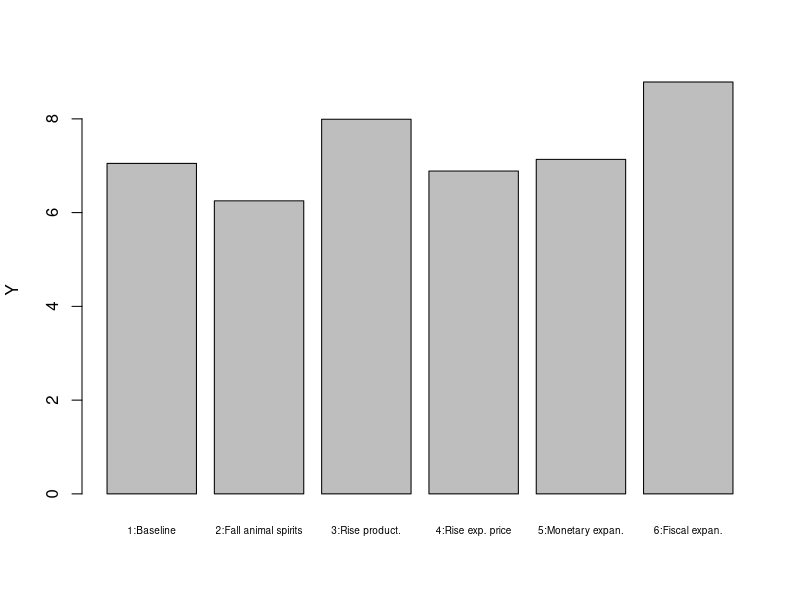
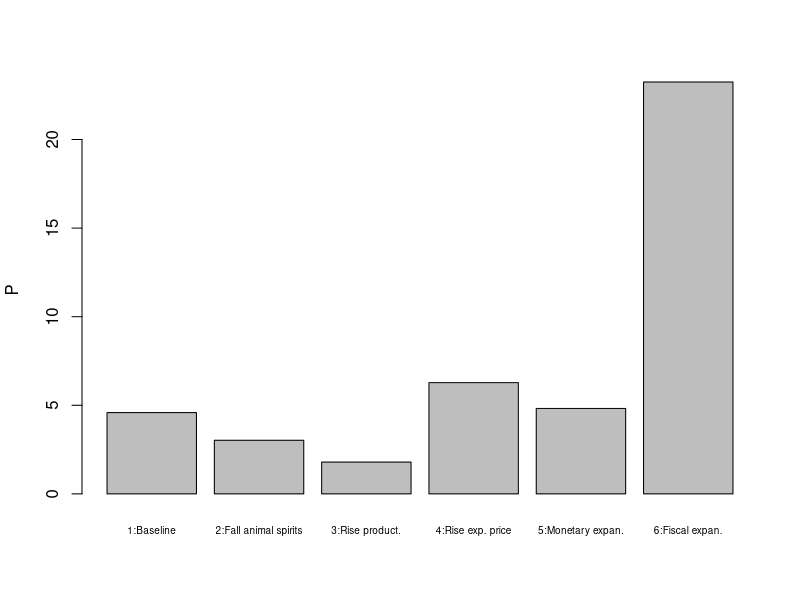
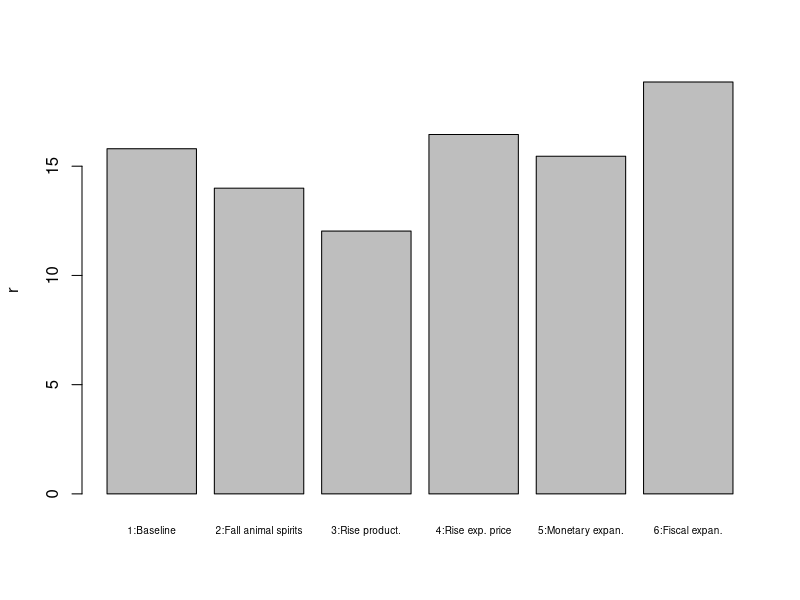
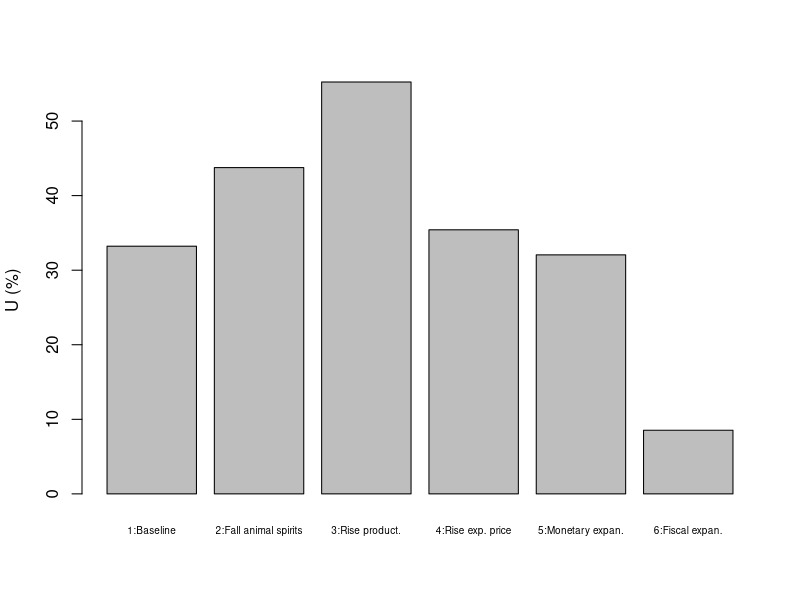
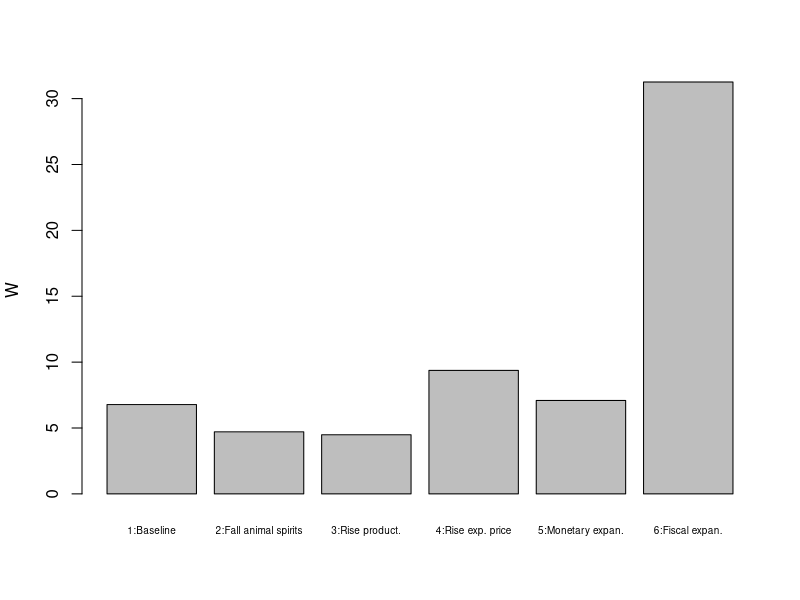
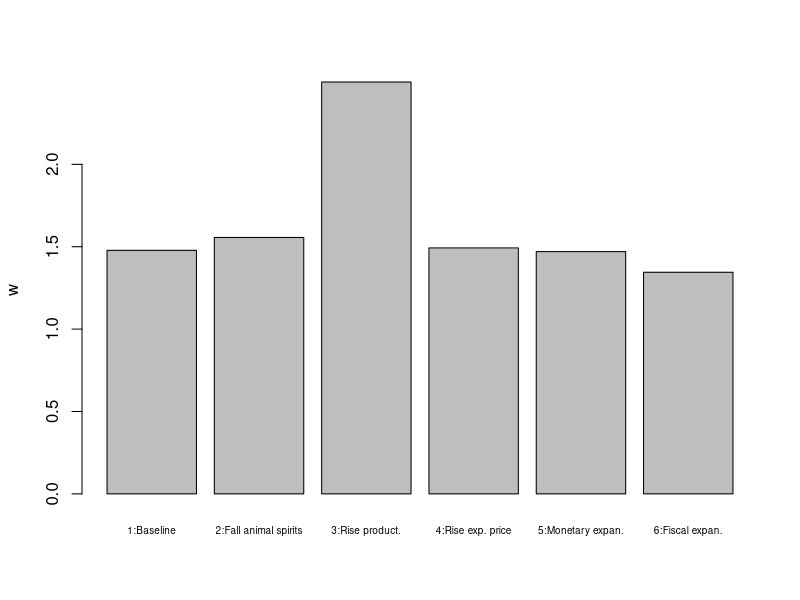
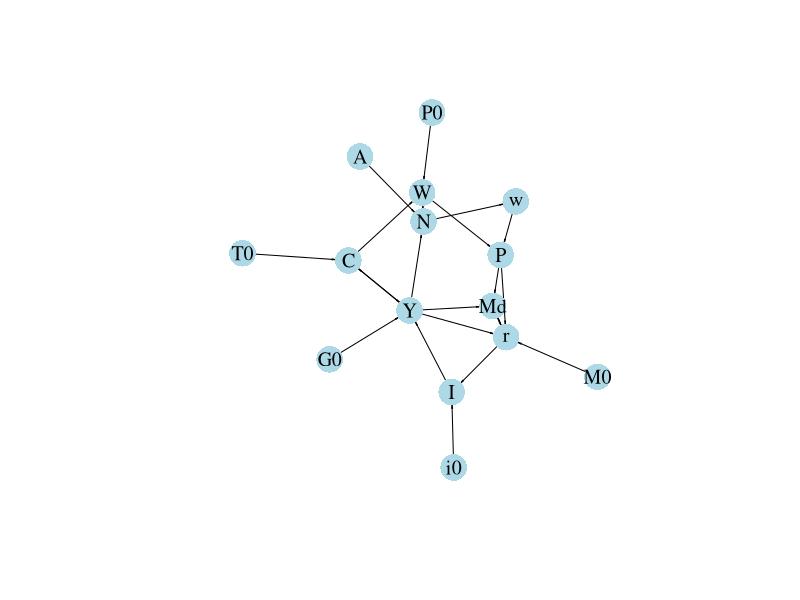

These charts were generated, in order, by the following R code:
## ---- chunk 1

#Clear the environment
rm(list=ls(all=TRUE))

# Set number of scenarios (including baseline)
S=6

#Create vector in which equilibrium solutions from different parameterisations will be stored
Y_star=vector(length=S) # Income/output
C_star=vector(length=S) # Consumption
I_star=vector(length=S) # Investment
r_star=vector(length=S) # Real interest rate
N_star=vector(length=S) # Employment
U_star=vector(length=S) # Unemployment rate
P_star=vector(length=S) # Price level
w_star=vector(length=S) # Real wage
W_star=vector(length=S) # Nominal wage

# Set exogenous variables that will be shifted
i0=vector(length=S) # autonomous investment (animal spirits)
M0=vector(length=S) # money supply
G0=vector(length=S) # government spending
P0=vector(length=S) # expected price level
A=vector(length=S)  # Exogenous productivity

### Construct different scenarios
# baseline 
A[]=2  
i0[]=2
M0[]=5   
G0[]=1   
P0[]=1

# scenario 2: fall in animal spirits
i0[2]=1.5

# scenario 3: increase in productivity
A[3]=3

# scenario 4: increase in expected price level
P0[4]=1.5  
   
# scenario 5: monetary expansion 
M0[5]=6

# scenario 6: fiscal expansion
G0[6]=2  
    
#Set constant parameter values
c0=2   # Autonomous consumption
c1=0.6 # Sensitivity of consumption with respect to the income (marginal propensity to consume)
i1=0.1 # Sensitivity of investment with respect to the interest rate
m1=0.2 # Sensitivity of money demand with respect to income
m2=0.4 # Sensitivity of money demand with respect to interest rate
Nf=5   # Full employment/labour force
K=4    # Exogenous capital stock
a=0.3  # Capital elasticity of output
b=0.4  # household preference for leisure
T0=1   # tax revenues
m0=6   # liquidity preference

# Initialise endogenous variables at some arbitrary positive value 
Y=1
C=1
I=1
r=1
P=1
w=1
N=1
W=1

#Solve this system numerically through 1000 iterations based on the initialisation

for (i in 1:S){
  
  for (iterations in 1:1000){
    
    #Model equations
    
    # Goods market equilibrium
    Y = C + I + G0[i]
    
    # Consumption demand
    C = c0 + c1*(Y-T0)
    
    # Investment demand
    I = i0[i] - i1*r
    
    # Money market, solved for interest rate
    r = (m0 - (M0[i]/P))/m2 + m1*Y/m2
    
    #Unemployment rate
    U = (1 - N/Nf)
    
    #Real wage 
    w = A[i]*(1-a)*(K^a)*N^(-a)
    
    #Nominal wage 
    W= (P0[i]*b*C)/(1- (N/Nf))
    
    #Price level 
    P = W/w
    
    #Employment 
    N = (Y/(A[i]*(K^a)))^(1/(1-a))

}
  
  #Save results for different parameterisations in vector
  Y_star[i]=Y
  C_star[i]=C
  I_star[i]=I
  r_star[i]=r
  N_star[i]=N
  U_star[i]=U
  P_star[i]=P
  w_star[i]=w
  W_star[i]=W

}

## ---- chunk 2
#| label: fig-output-neocl-macro
#| fig-cap: Output
barplot(Y_star, ylab="Y", names.arg=c("1:Baseline", "2:Fall animal spirits", "3:Rise product.",
                                      "4:Rise exp. price", "5:Monetary expan.", "6:Fiscal expan."), cex.names = 0.6)

## ---- chunk 3
#| label: fig-price-level-neocl-macro
#| fig-cap: Price level
barplot(P_star, ylab="P", names.arg=c("1:Baseline", "2:Fall animal spirits", "3:Rise product.",
                                      "4:Rise exp. price", "5:Monetary expan.", "6:Fiscal expan."), cex.names = 0.6)

## ---- chunk 4
#| label: fig-interest_rate-neocl-macro
#| fig-cap: Interest rate
barplot(r_star, ylab="r", names.arg=c("1:Baseline", "2:Fall animal spirits", "3:Rise product.",
                                      "4:Rise exp. price", "5:Monetary expan.", "6:Fiscal expan."), cex.names = 0.6)

## ---- chunk 5
#| label: fig-unemployment-neocl-macro
#| fig-cap: Unemployment rate
barplot(U_star*100, ylab="U (%)", names.arg=c("1:Baseline", "2:Fall animal spirits", "3:Rise product.",
                                              "4:Rise exp. price", "5:Monetary expan.", "6:Fiscal expan."), cex.names = 0.6)

## ---- chunk 6
#| label: fig-nominal-wage-neocl-macro
#| fig-cap: Nominal wage

barplot(W_star, ylab="W", names.arg=c("1:Baseline", "2:Fall animal spirits", "3:Rise product.",
                                      "4:Rise exp. price", "5:Monetary expan.", "6:Fiscal expan."), cex.names = 0.6)
## ---- chunk 7
#| label: fig-real-wage-neocl-macro
#| fig-cap: Real wage

barplot(w_star, ylab="w", names.arg=c("1:Baseline", "2:Fall animal spirits", "3:Rise product.",
                                      "4:Rise exp. price", "5:Monetary expan.", "6:Fiscal expan."), cex.names = 0.6)

## ---- chunk 8
#| message: false
#| label: fig-dg-neoclmacro
#| fig-cap: Directed graph of Neoclassical Synthesis model

## Create directed graph
# Construct auxiliary Jacobian matrix for 15 variables: Y, C, I, G, T, r, w, W, P, M0, N, i0, A, P0, Md

M_mat=matrix(c(0,1,1,1,0,0,0,0,0,0,0,0,0,0,0,
               1,0,0,0,1,0,0,0,0,0,0,0,0,0,0,
               0,0,0,0,0,1,0,0,0,0,0,1,0,0,0,
               0,0,0,0,0,0,0,0,0,0,0,0,0,0,0,
               0,0,0,0,0,0,0,0,0,0,0,0,0,0,0,
               1,0,0,0,0,0,0,0,1,1,0,0,0,0,1,
               0,0,0,0,0,0,0,0,0,0,1,0,0,0,0,
               0,1,0,0,0,0,0,0,0,0,1,0,0,1,0,
               0,0,0,0,0,0,1,1,0,0,0,0,0,0,0,
               0,0,0,0,0,0,0,0,0,0,0,0,0,0,0,
               1,0,0,0,0,0,0,0,0,0,0,0,1,0,0,
               0,0,0,0,0,0,0,0,0,0,0,0,0,0,0,
               0,0,0,0,0,0,0,0,0,0,0,0,0,0,0,
               0,0,0,0,0,0,0,0,0,0,0,0,0,0,0,
               1,0,0,0,0,1,0,0,1,0,0,0,0,0,0), 15, 15, byrow=TRUE)

# Create adjacency matrix from transpose of auxiliary Jacobian and add column names
A_mat=t(M_mat)
colnames(A_mat) = c("Y", "C", "I", "G0", "T0", "r", "w", "W", "P", "M0", "N", "i0", "A", "P0", "Md")

# Create and plot directed graph from adjacency matrix
library(igraph)
dg= graph_from_adjacency_matrix(A_mat, mode="directed", weighted= NULL)
plot(dg, main="", vertex.size=15, vertex.color="lightblue", 
     vertex.label.color="black", edge.arrow.size=0.15, edge.width=1,
     edge.arrow.width=0.4, edge.color="black", vertex.label.cex=1.2, vertex.frame.color="NA", margin=0.01)
